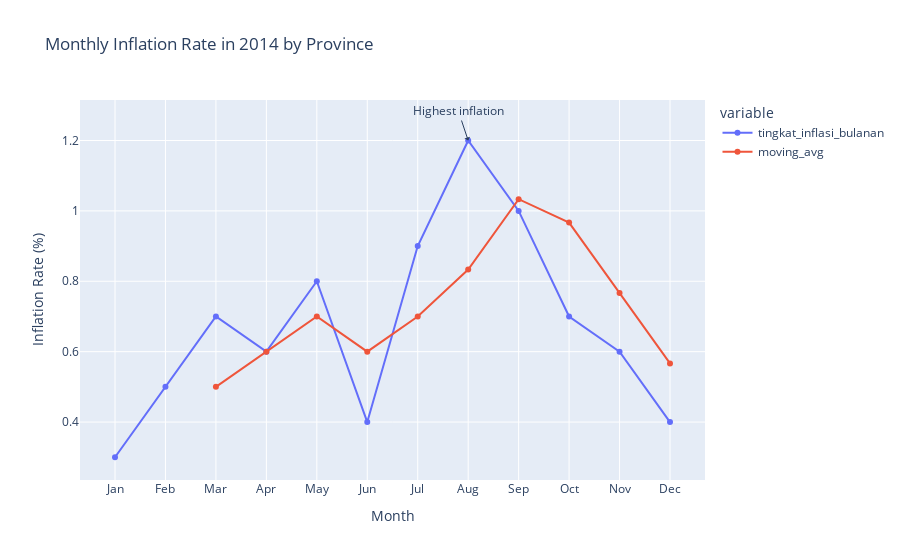

Source (notebook cell):
### Code cell
import plotly.express as px
import pandas as pd

# Example data
data = {
    'tahun': [2014]*12,
    'bulan': ['Jan', 'Feb', 'Mar', 'Apr', 'May', 'Jun', 'Jul', 'Aug', 'Sep', 'Oct', 'Nov', 'Dec'],
    'tingkat_inflasi_bulanan': [0.3, 0.5, 0.7, 0.6, 0.8, 0.4, 0.9, 1.2, 1.0, 0.7, 0.6, 0.4],
    'province': ['Province A']*12
}

df = pd.DataFrame(data)

# Calculate Moving Average
df['moving_avg'] = df['tingkat_inflasi_bulanan'].rolling(window=3).mean()

# Create the line chart with moving average
fig = px.line(
    df, 
    x='bulan', 
    y=['tingkat_inflasi_bulanan', 'moving_avg'], 
    title='Monthly Inflation Rate in 2014 by Province',
    labels={'bulan': 'Month', 'value': 'Inflation Rate (%)'},
    markers=True,
    line_shape='linear',
)

# Add annotations for key points
fig.add_annotation(x='Aug', y=1.2, text="Highest inflation", showarrow=True, arrowhead=1)

# Show the plot
fig.show()

### Figure 1 — Plotly figure (JSON) as saved in the notebook; plotly's stock layout.template omitted (floating-point values rounded to 4 significant figures)
{"data": [{"hovertemplate": "variable=tingkat_inflasi_bulanan<br>Month=%{x}<br>Inflation Rate (%)=%{y}<extra></extra>", "legendgroup": "tingkat_inflasi_bulanan", "line": {"color": "#636efa", "dash": "solid", "shape": "linear"}, "marker": {"symbol": "circle"}, "mode": "lines+markers", "name": "tingkat_inflasi_bulanan", "orientation": "v", "showlegend": true, "type": "scatter", "x": ["Jan", "Feb", "Mar", "Apr", "May", "Jun", "Jul", "Aug", "Sep", "Oct", "Nov", "Dec"], "xaxis": "x", "y": [0.3, 0.5, 0.7, 0.6, 0.8, 0.4, 0.9, 1.2, 1, 0.7, 0.6, 0.4], "yaxis": "y"}, {"hovertemplate": "variable=moving_avg<br>Month=%{x}<br>Inflation Rate (%)=%{y}<extra></extra>", "legendgroup": "moving_avg", "line": {"color": "#EF553B", "dash": "solid", "shape": "linear"}, "marker": {"symbol": "circle"}, "mode": "lines+markers", "name": "moving_avg", "orientation": "v", "showlegend": true, "type": "scatter", "x": ["Jan", "Feb", "Mar", "Apr", "May", "Jun", "Jul", "Aug", "Sep", "Oct", "Nov", "Dec"], "xaxis": "x", "y": [null, null, 0.5, 0.6, 0.7, 0.6, 0.7, 0.8333, 1.033, 0.9667, 0.7667, 0.5667], "yaxis": "y"}], "layout": {"annotations": [{"arrowhead": 1, "showarrow": true, "text": "Highest inflation", "x": "Aug", "y": 1.2}], "legend": {"title": {"text": "variable"}, "tracegroupgap": 0}, "title": {"text": "Monthly Inflation Rate in 2014 by Province"}, "xaxis": {"anchor": "y", "domain": [0, 1], "title": {"text": "Month"}}, "yaxis": {"anchor": "x", "domain": [0, 1], "title": {"text": "Inflation Rate (%)"}}}}
